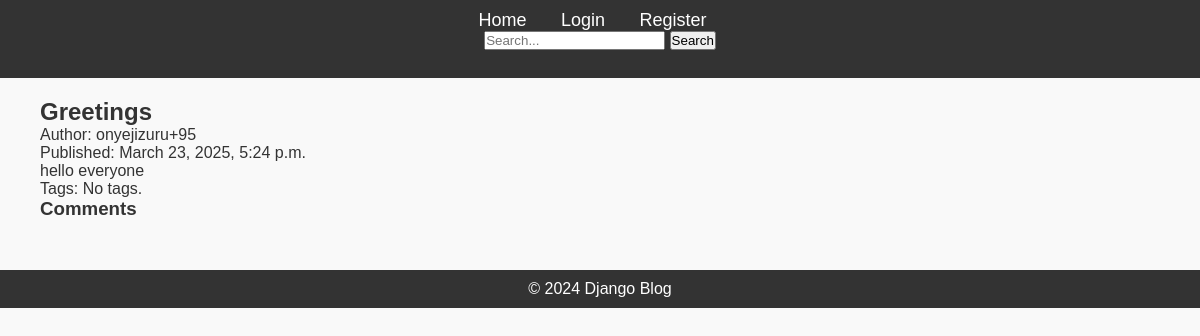
The app's page /posts/1/ with its own data.
### blog/models.py (models this page shows, shortened)
class Post(models.Model):
    title = models.CharField(max_length=200)  # CharField for post title, max length 200
    content = models.TextField()  # TextField for post content
    published_date = models.DateTimeField(auto_now_add=True)  # DateTimeField for publication date, automatically set on creation
    author = models.ForeignKey(User, on_delete=models.CASCADE)  # ForeignKey to User model, CASCADE delete behavior
    tags = models.ManyToManyField(Tag, related_name='posts', through='PostTag')

### blog/views.py (the view)
# urls.py: path('posts/<int:pk>/', PostDetailView.as_view(), name='post_detail'),
class PostDetailView(DetailView):
    model = Post
    template_name = 'blog/post_detail.html'

### blog/templates/blog/post_detail.html (shortened to what this page needs)
{% extends 'blog/base.html' %}
{% block content %}
<div class="content">
    <article>
        <h2>{{ post.title }}</h2>
        <p>Author: {{ post.author.username }}</p>
        <p>Published: {{ post.published_date }}</p>
        <p>{{ post.content|linebreaksbr }}</p>
        <p>
            Tags:
            {% for tag in post.tags.all %}
                {{ tag.name }}{% if not forloop.last %}, {% endif %}
            {% empty %}
                No tags.
            {% endfor %}
        </p>
    </article>
    <h3>Comments</h3>
</div>
{% endblock %}

### blog/static/css/styles.css (style rules this page uses)
* { margin: 0; padding: 0; box-sizing: border-box; }
body { font-family: Arial, sans-serif; background-color: #f9f9f9; color: #333; }
.content { margin: 20px; }

### records on screen
Post: title "Greetings", author.username "onyejizuru+95", published_date "March 23, 2025, 5:24 p.m.", content "hello everyone"
